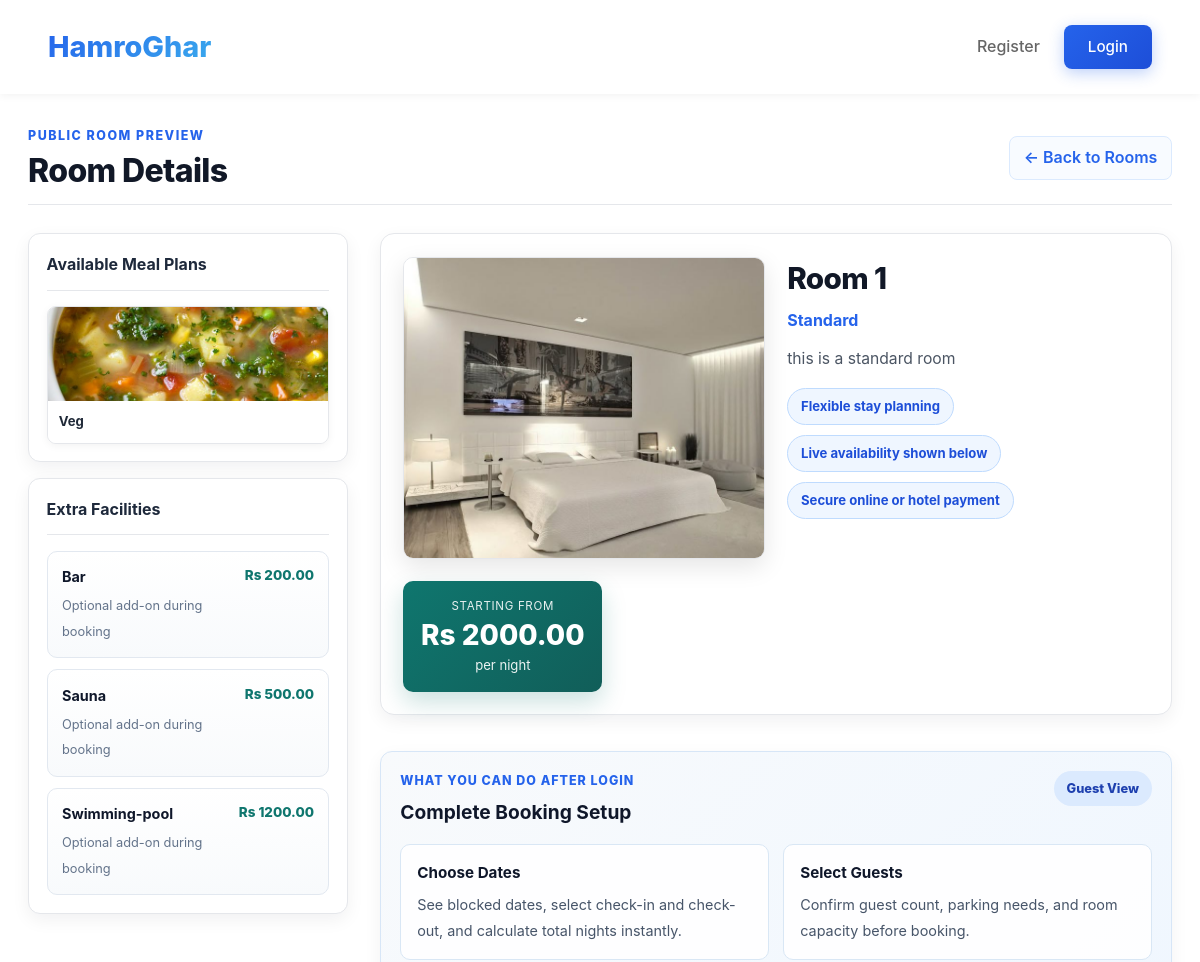
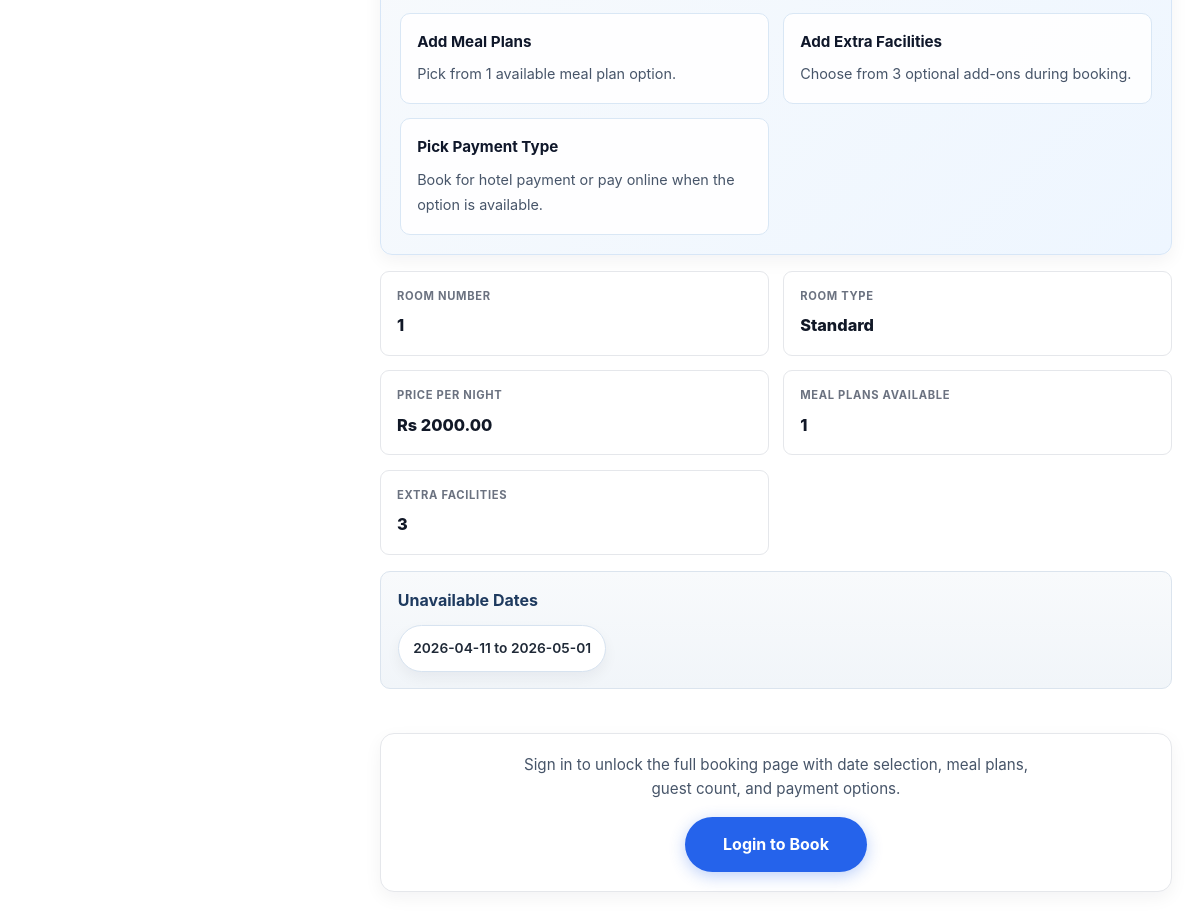
Page /view_room/1 on the earlier database version (2 pictures, top to bottom).
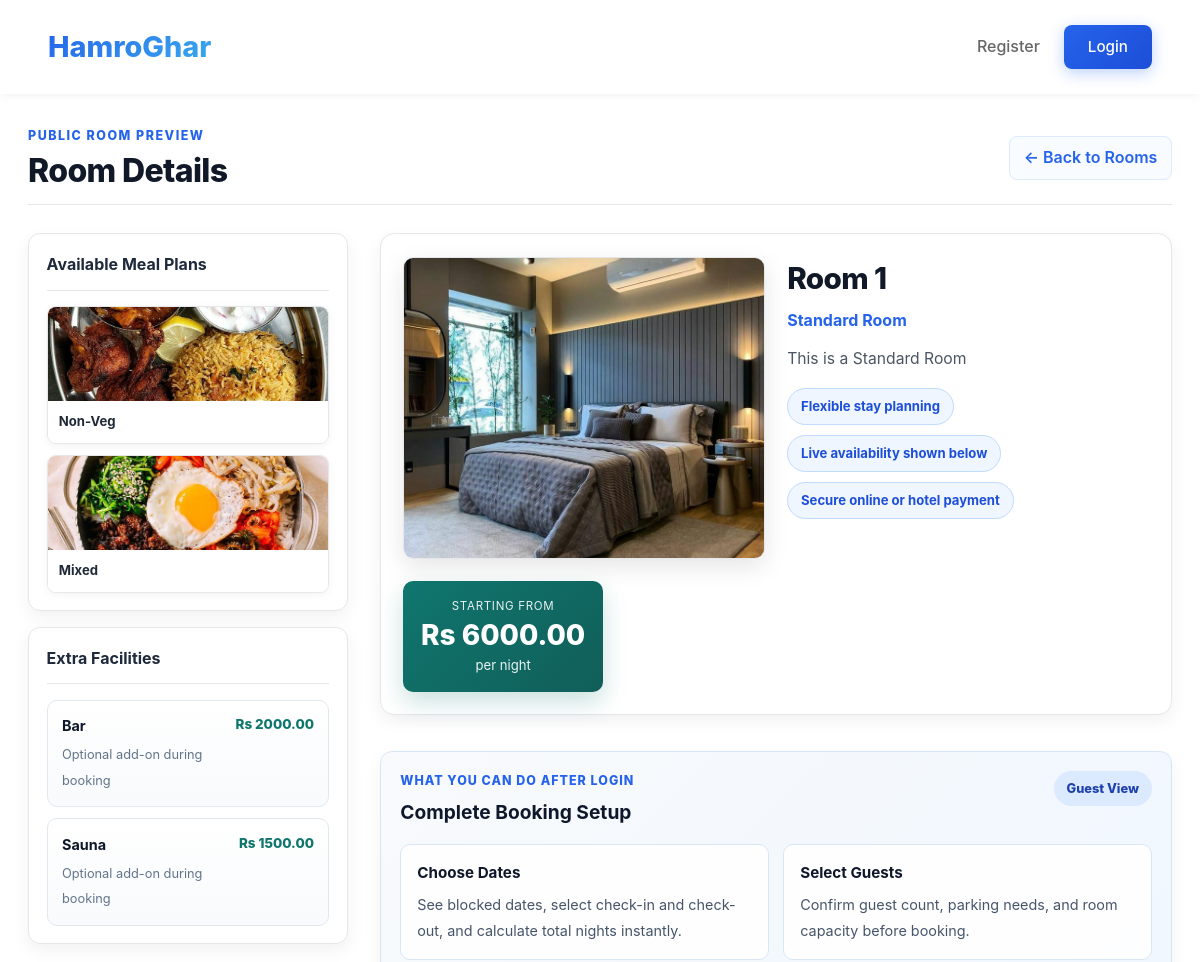
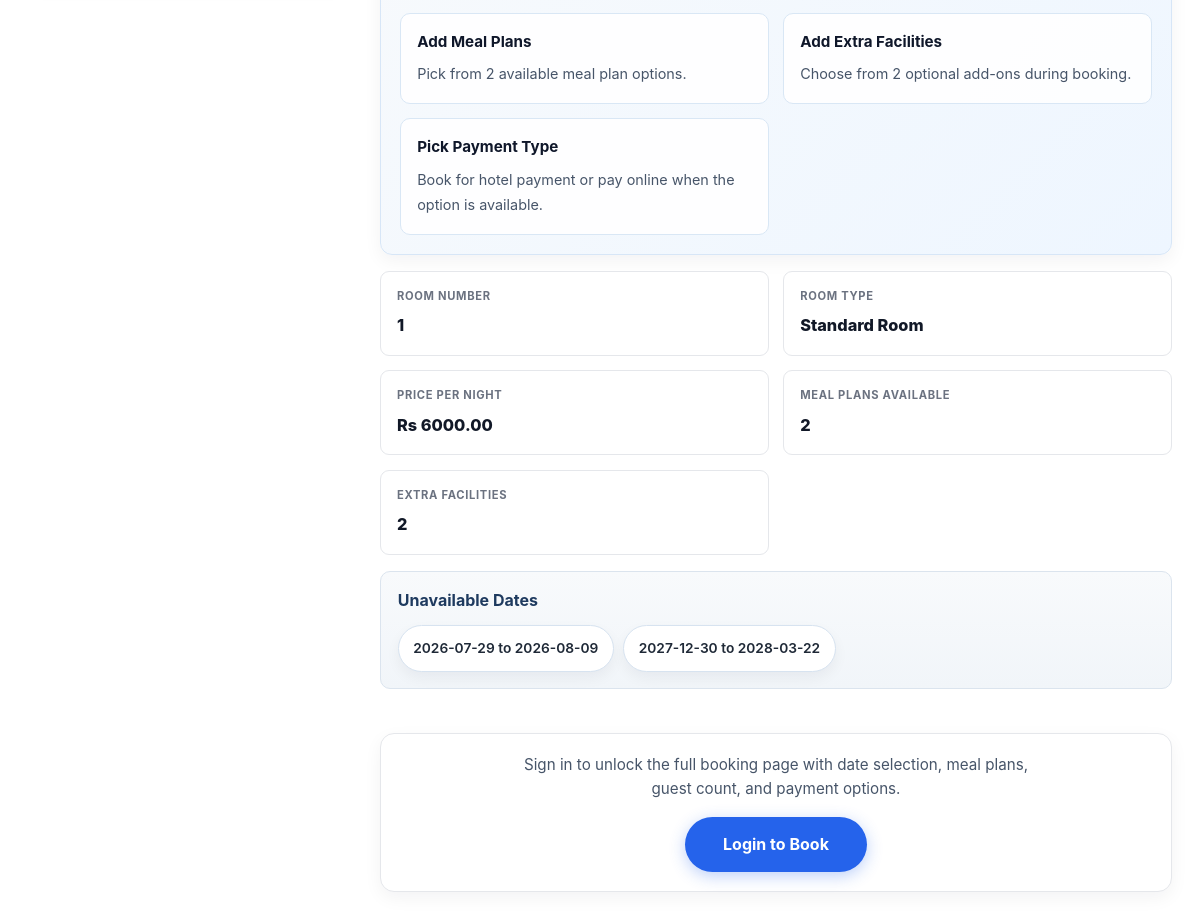
Same page on the later database version (2 pictures, top to bottom).
### tables this page shows
CREATE TABLE meal_plans (
            meal_plan_id INTEGER PRIMARY KEY AUTOINCREMENT,
            meal_plan_name TEXT UNIQUE NOT NULL,
            image_path TEXT
        );

CREATE TABLE extra_facilities (
            facility_id INTEGER PRIMARY KEY AUTOINCREMENT,
            facility_name TEXT UNIQUE NOT NULL,
            price REAL NOT NULL DEFAULT 0 CHECK(price >= 0)
        );

CREATE TABLE room_types (
            room_type_id INTEGER PRIMARY KEY AUTOINCREMENT,
            room_type_name TEXT UNIQUE NOT NULL,
            description TEXT,
            price_per_night INTEGER,
            image_path TEXT,
            max_guests INTEGER NOT NULL DEFAULT 2 CHECK(max_guests >= 1)
        );

CREATE TABLE rooms (
            room_id INTEGER PRIMARY KEY AUTOINCREMENT,
            room_number TEXT UNIQUE NOT NULL,
            room_type_id INTEGER NOT NULL,
            price_per_night INTEGER,
            FOREIGN KEY(room_type_id) REFERENCES room_types(room_type_id) ON DELETE CASCADE
        );

### app.py (the view)
    @app.get("/view_room/<int:room_id>")
    def view_room(room_id):
        room = room_model.find_public_room(room_id)
        if not room:
            flash("Room not found!", "danger")
            return redirect(url_for("landing"))
        meal_plans = meal_plan_model.list_meal_plans()
        extra_facilities = extra_facility_model.list_extra_facilities()
        unavailable_ranges = get_unavailable_ranges(room_id)
        return render_template(
            "view_room.html",
            room=room,
            meal_plans=meal_plans,
            extra_facilities=extra_facilities,
            unavailable_ranges=unavailable_ranges,
        )

### app.py (called while the page is built)
def get_stay_row(row):
    total_nights = int(row["total_nights"] or 0)
    checkin = datetime(row["arrival_year"], row["arrival_month"], row["arrival_date"]).date()
    checkout = checkin + timedelta(days=total_nights)
    return checkin, checkout, total_nights

def get_unavailable_ranges(room_id):
    rows = booking_model.list_active_windows(room_id)
    ranges = []
    today = date.today()
    for row in rows:
        start, end, nights = get_stay_row(row)
        if nights <= 0 or end <= today:
            continue
        display_start = max(start, today)
        ranges.append({"start": display_start.isoformat(), "end": end.isoformat()})
    return ranges

### hotel_app/models/booking_model.py (called while the page is built)
def list_active_windows(room_id):
    conn = db_model.conn()
    rows = conn.execute(
        """
        SELECT arrival_year, arrival_month, arrival_date, total_nights
        FROM bookings
        WHERE room_id = ? AND booking_status = 'Not_Canceled'
    """,
        (room_id,),
    ).fetchall()
    conn.close()
    return rows

### hotel_app/models/db.py (called while the page is built)
def conn():
    conn = sqlite3.connect(DB_PATH)
    conn.row_factory = sqlite3.Row
    conn.execute("PRAGMA foreign_keys = ON")
    return conn

### hotel_app/models/extra_facility_model.py (called while the page is built)
def list_extra_facilities():
    conn = db_model.conn()
    rows = conn.execute(
        """
        SELECT facility_id, facility_name, price
        FROM extra_facilities
        ORDER BY facility_name
    """
    ).fetchall()
    conn.close()
    return rows

### hotel_app/models/meal_plan_model.py (called while the page is built)
def list_meal_plans():
    conn = db_model.conn()
    rows = conn.execute("SELECT * FROM meal_plans").fetchall()
    conn.close()
    return rows

### hotel_app/models/room_model.py (called while the page is built)
def find_public_room(room_id):
    conn = db_model.conn()
    row = conn.execute(
        """
        SELECT r.room_id, r.room_number, r.price_per_night, t.room_type_name, t.image_path, t.description
        FROM rooms r
        JOIN room_types t ON r.room_type_id = t.room_type_id
        WHERE r.room_id=?
    """,
        (room_id,),
    ).fetchone()
    conn.close()
    return row

### templates/view_room.html (shortened to what this page needs)
<!DOCTYPE html>
<html lang="en">
<head>
    <link rel="stylesheet" href="{{ url_for('static', filename='css/landing.css') }}">
    <link rel="stylesheet" href="{{ url_for('static', filename='css/flash.css') }}">
    <link rel="stylesheet" href="{{ url_for('static', filename='css/view_room.css') }}">
</head>
<body>
    <header>
        <div class="logo">HamroGhar</div>
        <div class="header-right">
            <a href="{{ url_for('register') }}">Register</a>
            <a href="{{ url_for('login') }}" class="btn btn-primary header-login-btn">Login</a>
        </div>
    </header>
    <div class="view-room-container">
        <div class="room-detail-header">
            <div>
                <p class="eyebrow">Public Room Preview</p>
                <h1>Room Details</h1>
            </div>
            <a href="{{ url_for('landing') }}" class="back-link">
                &larr; Back to Rooms
            </a>
        </div>
        <div class="main-content-layout">
            {% if meal_plans and meal_plans|length > 0 %}
            <div class="sidebar-stack">
                <div class="meal-plans-sidebar">
                    <h3>Available Meal Plans</h3>
                    <div class="meal-plans-list">
                        {% for meal_plan in meal_plans %}
                        {% if meal_plan.meal_plan_name != 'No Meal' %}
                        <div class="meal-plan-item">
                            <img src="{{ url_for('static', filename='uploads/menu_plans/' ~ meal_plan.image_path) }}"
                                alt="{{ meal_plan.meal_plan_name }}">
                            <div class="meal-plan-name">{{ meal_plan.meal_plan_name }}</div>
                        </div>
                        {% endif %}
                        {% endfor %}
                    </div>
                </div>
                <div class="extras-sidebar">
                    <h3>Extra Facilities</h3>
                    {% if extra_facilities and extra_facilities|length > 0 %}
                    <div class="extras-list">
                        {% for facility in extra_facilities %}
                        <div class="extra-item">
                            <div class="extra-item-copy">
                                <strong>{{ facility.facility_name }}</strong>
                                <span>Optional add-on during booking</span>
                            </div>
                            <div class="extra-price">Rs {{ "%.2f"|format(facility.price|float) }}</div>
                        </div>
                        {% endfor %}
                    </div>
                    {% else %}
                    <p class="extras-empty">No extra facilities available right now.</p>
                    {% endif %}
                </div>
            </div>
            {% endif %}
            <div class="room-details-column">
                <div class="room-overview">
                    <div class="room-image-container">
                        {% if room.image_path %}
                        <img src="{{ url_for('static', filename='uploads/rooms/' ~ room.image_path) }}" alt="{{ room.room_type_name }}">
                        {% else %}
                        <img src="https://via.placeholder.com/300x200/6366f1/ffffff?text=Room+{{ room.room_number }}" alt="Room Image">
                        {% endif %}
                    </div>
                    <div class="room-basic-info">
                        <h2 class="room-title">Room {{ room.room_number }}</h2>
                        <p class="room-type">{{ room.room_type_name }}</p>
                        {% if room.description %}
                        <p class="room-description">{{ room.description }}</p>
                        {% endif %}
                        <div class="quick-highlights">
                            <span class="highlight-pill">Flexible stay planning</span>
                            <span class="highlight-pill">Live availability shown below</span>
                            <span class="highlight-pill">Secure online or hotel payment</span>
                        </div>
                    </div>
                    <div class="price-section">
                        <div class="price-label">Starting from</div>
                        <div class="price-amount">Rs {{ "%.2f"|format(room.price_per_night|default(0)|float) }}</div>
                        <div class="price-per-night">per night</div>
                    </div>
                </div>
                <div class="booking-preview-card">
                    <div class="preview-header">
                        <div>
                            <p class="preview-label">What You Can Do After Login</p>
                            <h3>Complete Booking Setup</h3>
                        </div>
                        <span class="preview-badge">Guest View</span>
                    </div>
                    <div class="preview-grid">
                        <div class="preview-item">
                            <strong>Choose Dates</strong>
                            <span>See blocked dates, select check-in and check-out, and calculate total nights instantly.</span>
                        </div>
                        <div class="preview-item">
                            <strong>Select Guests</strong>
                            <span>Confirm guest count, parking needs, and room capacity before booking.</span>
                        </div>
                        <div class="preview-item">
                            <strong>Add Meal Plans</strong>
                            <span>Pick from {{ meal_plans|length if meal_plans else 0 }} available meal plan option{{ '' if meal_plans|length == 1 else 's' }}.</span>
                        </div>
                        <div class="preview-item">
                            <strong>Add Extra Facilities</strong>
                            <span>Choose from {{ extra_facilities|length if extra_facilities else 0 }} optional add-on{{ '' if extra_facilities|length == 1 else 's' }} during booking.</span>
                        </div>
                        <div class="preview-item">
                            <strong>Pick Payment Type</strong>
                            <span>Book for hotel payment or pay online when the option is available.</span>
                        </div>
                    </div>
                </div>
                <div class="room-details-section">
                    <div class="room-info-grid">
                        <div class="info-item">
                            <strong>Room Number</strong>
                            <span>{{ room.room_number }}</span>
                        </div>
                        <div class="info-item">
                            <strong>Room Type</strong>
                            <span>{{ room.room_type_name }}</span>
                        </div>
                        <div class="info-item">
                            <strong>Price Per Night</strong>
                            <span>Rs {{ "%.2f"|format(room.price_per_night|default(0)|float) }}</span>
                        </div>
                        <div class="info-item">
                            <strong>Meal Plans Available</strong>
                            <span>{{ meal_plans|length if meal_plans else 0 }}</span>
                        </div>
                        <div class="info-item">
                            <strong>Extra Facilities</strong>
                            <span>{{ extra_facilities|length if extra_facilities else 0 }}</span>
                        </div>
                    </div>
                    <div class="unavailable-dates-section">
                        <h3>Unavailable Dates</h3>
                        <ul class="unavailable-list">
                            {% if unavailable_ranges and unavailable_ranges|length > 0 %}
                                {% for r in unavailable_ranges %}
                                    <li>{{ r.start[:10] }} to {{ r.end[:10] }}</li>
                                {% endfor %}
                            {% else %}
                                <li class="empty-state">No unavailable dates. Room is available for booking!</li>
                            {% endif %}
                        </ul>
                    </div>
                </div>
                <div class="book-button-container">
                    <div class="cta-copy">
                        {% if session.get('user_id') %}
                        You are signed in, so you can continue directly to the full booking form for this room.
                        {% else %}
                        Sign in to unlock the full booking page with date selection, meal plans, guest count, and payment options.
                        {% endif %}
                    </div>
                    <a href="{{ url_for('book_room', room_id=room.room_id) if session.get('user_id') else url_for('login', next=url_for('book_room', room_id=room.room_id)) }}"
                       class="btn-book-large">
                        {% if session.get('user_id') %}
                            Continue to Booking
                        {% else %}
                            Login to Book
                        {% endif %}
                    </a>
                </div>
            </div>
        </div>
    </div>
</body>
</html>

### static/css/landing.css (style rules this page uses)
* { margin: 0; padding: 0; box-sizing: border-box; }
body { font-family: -apple-system, BlinkMacSystemFont, 'Segoe UI', Roboto, sans-serif; line-height: 1.6; color: #333; background: #ffffff; }
header { display: flex; justify-content: space-between; align-items: center; padding: 1.5rem 3rem; background: #ffffff; box-shadow: 0 2px 8px rgba(0, 0, 0, 0.05); position: sticky; top: 0; z-index: 100; }
.logo { font-size: 1.8rem; font-weight: 800; background: linear-gradient(135deg, #2563eb, #3aabed); -webkit-background-clip: text; -webkit-text-fill-color: transparent; background-clip: text; }
.header-right { display: flex; gap: 1.5rem; align-items: center; }
.header-right a { text-decoration: none; color: #666; font-weight: 500; transition: color 0.3s; padding: 0.5rem 0; }
.header-right a.header-login-btn { color: #fff; padding: 0.6rem 1.5rem; font-size: 0.95rem; }
h1 { font-size: 3.5rem; margin-bottom: 1.5rem; color: #ffffff; font-weight: 800; line-height: 1.2; }
.btn { padding: 0.9rem 2rem; font-size: 1rem; text-decoration: none; border-radius: 8px; border: none; cursor: pointer; font-weight: 600; transition: all 0.3s ease; display: inline-block; }
.btn-primary { background: linear-gradient(135deg, #2563eb, #1d4ed8); color: white; box-shadow: 0 4px 15px rgba(37, 99, 235, 0.3); }

Differences in the rows shown:
removed meal_plans: image_path (picture), meal_plan_name "Veg"
removed extra_facilities: facility_name "Swimming-pool", price "1200.00"
added meal_plans: image_path (picture), meal_plan_name "Non-Veg"
added meal_plans: image_path (picture), meal_plan_name "Mixed"
changed extra_facilities "Bar": price "200.00" → "2000.00"
changed extra_facilities "Sauna": price "500.00" → "1500.00"
changed room_types: image_path: a different picture; room_type_name "Standard" → "Standard Room"; description "this is a standard room" → "This is a Standard Room"
changed rooms: price_per_night "2000.00" → "6000.00"
Other differences:
{{ meal_plans|length if meal_plans else 0 }}: "1" → "2"
{{ '' if meal_plans|length == 1 else 's' }}: (not shown) → "s"
{{ extra_facilities|length if extra_facilities else 0 }}: "3" → "2"
new list line: "2026-07-29 to 2026-08-09"
new list line: "2027-12-30 to 2028-03-22"
list line gone: "2026-04-11 to 2026-05-01"
